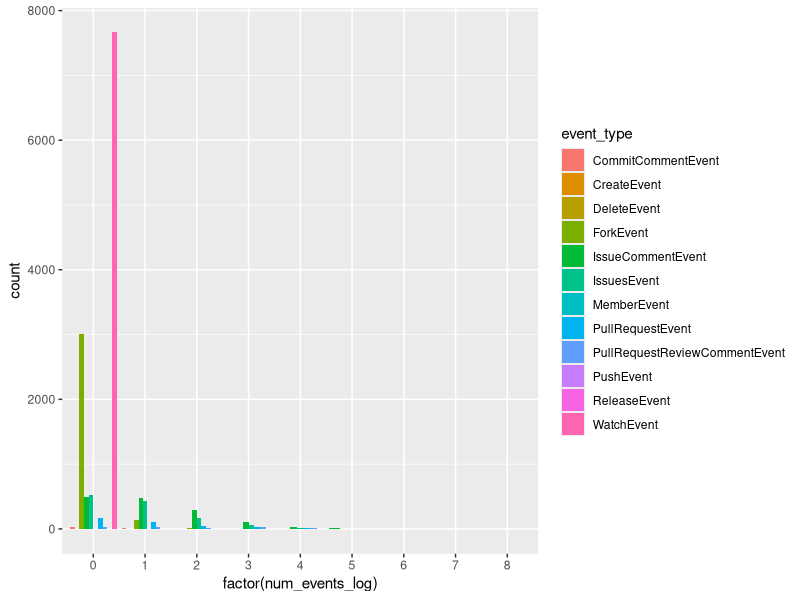
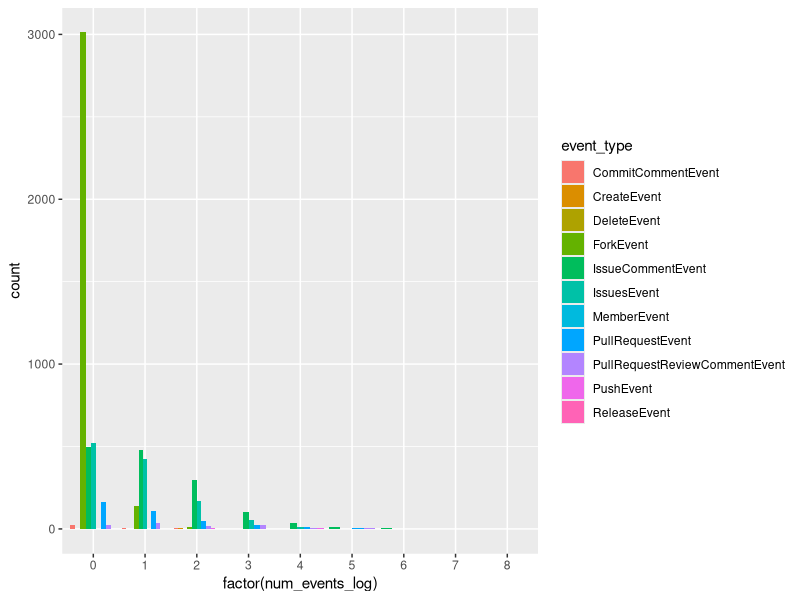
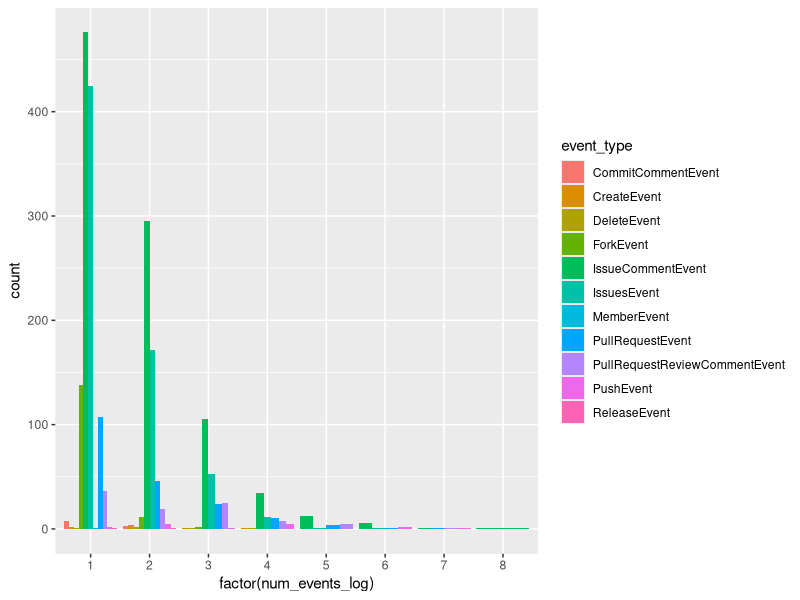
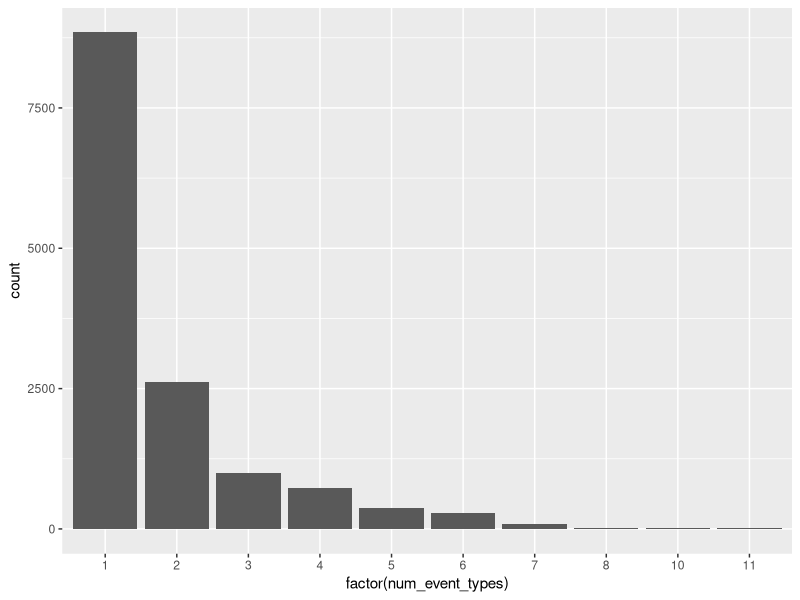
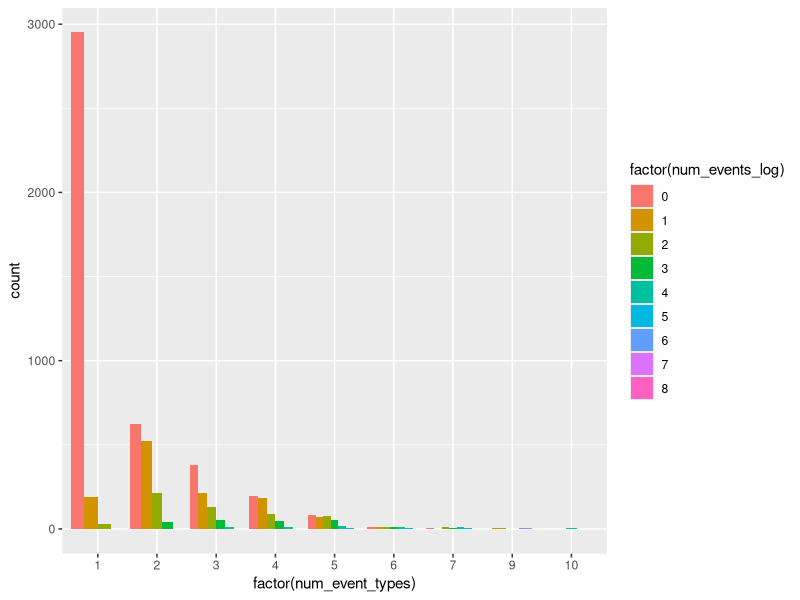
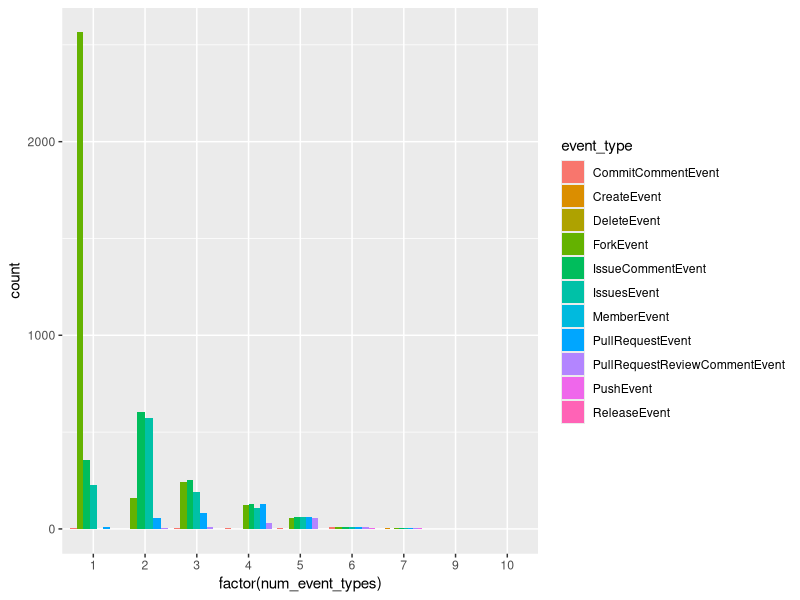
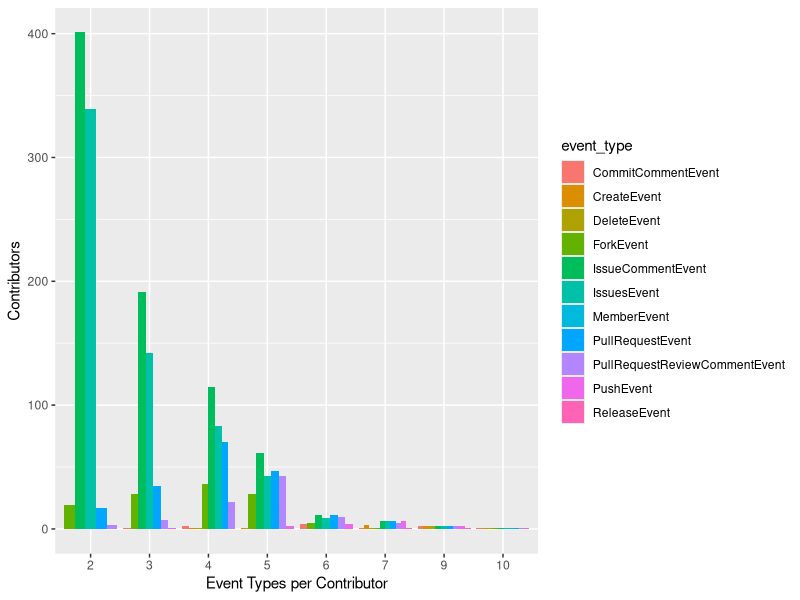
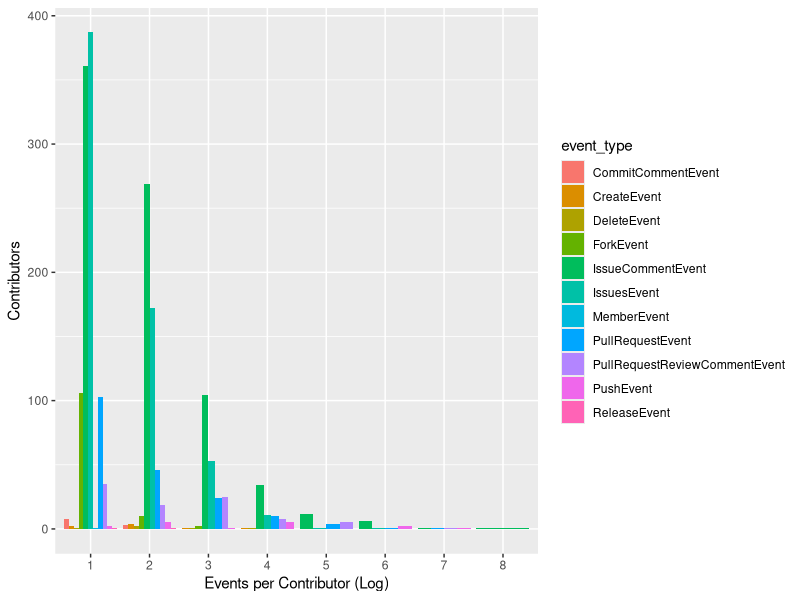

Here is the R script that generated these plots, in order:
## ---- chunk 1
knitr::opts_chunk$set(echo = TRUE)
## ---- chunk 2
library(ggplot2)
library(dplyr)
## ---- chunk 3
mxnet_actors_original <- read.csv("mxnet_actor_type_summary.csv")

mxnet_actors <- mxnet_actors_original %>%
  mutate(
    num_events = ifelse(event_type == "WatchEvent", 1, num_events),
    num_events_log = ifelse(event_type == "WatchEvent", 0, num_events_log)
  )
## ---- chunk 4
ggplot(data = mxnet_actors,
       aes(
         x = factor(num_events_log),
         fill = event_type
         )
       ) +
  geom_bar(position="dodge")

ggplot(data = mxnet_actors %>% filter(event_type != "WatchEvent"),
       aes(
         x = factor(num_events_log),
         fill = event_type
         )
       ) +
  geom_bar(position="dodge")

ggplot(data = mxnet_actors %>% filter(num_events_log > 0),
       aes(
         x = factor(num_events_log),
         fill = event_type
         )
       ) +
  geom_bar(position="dodge")

## ---- chunk 5

mxnet_actors_type_freq <- mxnet_actors %>% 
  group_by(actor_login) %>%
  mutate(
    num_event_types = n()
  )

ggplot(data = mxnet_actors_type_freq,
       aes(x = factor(num_event_types))) +
  geom_bar()

mxnet_actors_type_freq_no_watch <- mxnet_actors %>%
  filter(event_type != "WatchEvent") %>%
  group_by(actor_login) %>%
  mutate(
    num_event_types = n()
  )

ggplot(data = mxnet_actors_type_freq_no_watch,
       aes(
         x = factor(num_event_types),
         fill = factor(num_events_log)
         )
       ) +
  geom_bar(position="dodge")

ggplot(data = mxnet_actors_type_freq_no_watch,
       aes(x = factor(num_event_types), fill=event_type)) +
  geom_bar(position="dodge")

## ---- chunk 6

mxnet_top_actors <-  mxnet_actors_type_freq_no_watch %>% filter(num_event_types > 1 & num_events_log > 0)

ggplot(data = mxnet_top_actors,
       aes(x = factor(num_event_types), fill=event_type)) +
  geom_bar(position="dodge") +
  xlab("Event Types per Contributor") +
  ylab("Contributors")

ggsave("top_event_types_by_type_freq.png")

ggplot(data = mxnet_top_actors,
       aes(x = factor(num_events_log), fill=event_type)) +
  geom_bar(position="dodge") +
  xlab("Events per Contributor (Log)") +
  ylab("Contributors")

ggsave("top_event_types_by_num_events_freq.png")

## ---- chunk 7

mxnet_top_actors_summary <- mxnet_top_actors %>%
  group_by(actor_login) %>%
  summarise(num_events = sum(num_events),
            num_events_log = round(log(num_events)),
            num_event_types = first(num_event_types))

ggplot(data = mxnet_top_actors_summary,
       aes(x = factor(num_event_types), fill=factor(num_events_log))) +
  geom_bar(position="dodge") +
  xlab("Events Types per Contributor") +
  ylab("Contributors")

ggplot(data = mxnet_top_actors_summary,
       aes(x = factor(num_events_log), fill=factor(num_event_types))) +
  geom_bar(position="dodge") +
  xlab("Events per Contributor (Log)") +
  ylab("Contributors")

## ---- chunk 8
write.csv(mxnet_top_actors_summary$actor_login, "mxnet_top_actors.csv")
## ---- chunk 9
ghapi_mxnet_actors <- read.csv("ghapi_mxnet_actors.csv", na.strings="")
## ---- chunk 10
mxnet_actors_merge <- merge(ghapi_mxnet_actors, mxnet_top_actors_summary, 
                      by.x="login", by.y="actor_login", all=TRUE)

ggplot(data = mxnet_actors_merge,
       aes(x = company_adj, fill=factor(num_events_log))) +
  geom_bar(position="dodge") +
  theme(axis.text.x = element_text(angle = 90, hjust = 1)) +
  xlab("Company") +
  ylab("Contributors")

ggsave("top_actors_company_profile_na.png")

ggplot(data = mxnet_actors_merge %>% filter(!is.na(company_adj)),
       aes(x = company_adj, fill=factor(num_events_log))) +
  geom_bar(position="dodge") +
  theme(axis.text.x = element_text(angle = 90, hjust = 1)) +
  xlab("Company") +
  ylab("Contributors")

ggsave("top_actors_company_profile.png")
## ---- chunk 11
write.csv(mxnet_actors_merge, "mxnet_top_actors_merge.csv", na = "")
